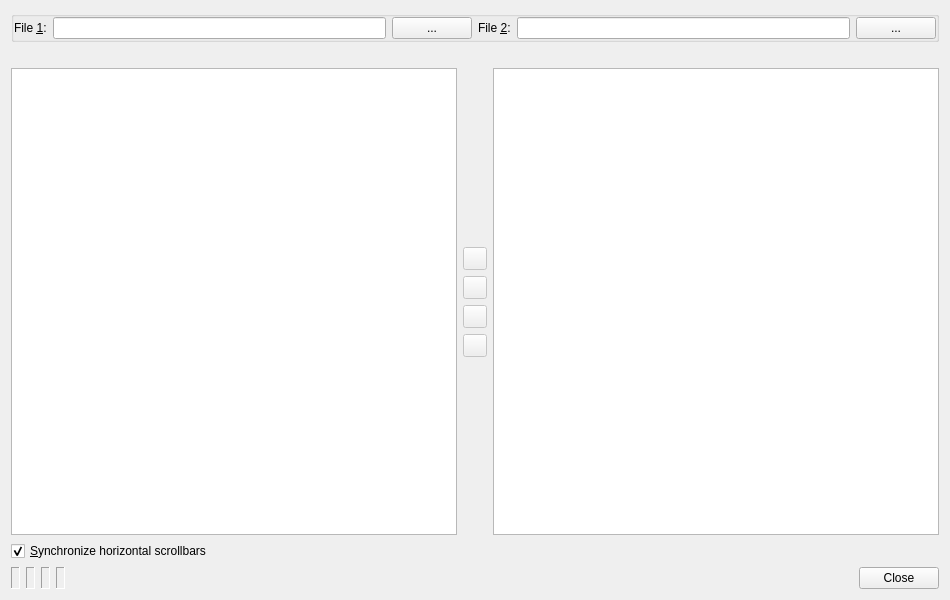
<?xml version="1.0" encoding="UTF-8"?>
<ui version="4.0">
 <class>CompareDialog</class>
 <widget class="QWidget" name="CompareDialog">
  <property name="geometry">
   <rect>
    <x>0</x>
    <y>0</y>
    <width>950</width>
    <height>600</height>
   </rect>
  </property>
  <property name="windowTitle">
   <string>File Comparison</string>
  </property>
  <layout class="QVBoxLayout" name="verticalLayout">
   <item>
    <widget class="QGroupBox" name="filesGroup">
     <property name="title">
      <string/>
     </property>
     <property name="flat">
      <bool>true</bool>
     </property>
     <layout class="QHBoxLayout" name="horizontalLayout_3">
      <property name="margin">
       <number>0</number>
      </property>
      <item>
       <widget class="QLabel" name="textLabel1">
        <property name="text">
         <string>File &amp;1:</string>
        </property>
        <property name="buddy">
         <cstring>file1Edit</cstring>
        </property>
       </widget>
      </item>
      <item>
       <widget class="QLineEdit" name="file1Edit">
        <property name="toolTip">
         <string>Enter the name of the first file</string>
        </property>
       </widget>
      </item>
      <item>
       <widget class="QPushButton" name="file1Button">
        <property name="toolTip">
         <string>Press to select the file via a file selection dialog</string>
        </property>
        <property name="text">
         <string>...</string>
        </property>
       </widget>
      </item>
      <item>
       <widget class="QLabel" name="textLabel2">
        <property name="text">
         <string>File &amp;2:</string>
        </property>
        <property name="buddy">
         <cstring>file1Edit</cstring>
        </property>
       </widget>
      </item>
      <item>
       <widget class="QLineEdit" name="file2Edit">
        <property name="toolTip">
         <string>Enter the name of the second file</string>
        </property>
       </widget>
      </item>
      <item>
       <widget class="QPushButton" name="file2Button">
        <property name="toolTip">
         <string>Press to select the file via a file selection dialog</string>
        </property>
        <property name="text">
         <string>...</string>
        </property>
       </widget>
      </item>
     </layout>
    </widget>
   </item>
   <item>
    <layout class="QGridLayout" name="gridLayout">
     <item row="0" column="0">
      <widget class="QLabel" name="file1Label">
       <property name="text">
        <string/>
       </property>
       <property name="wordWrap">
        <bool>true</bool>
       </property>
      </widget>
     </item>
     <item row="0" column="2">
      <widget class="QLabel" name="file2Label">
       <property name="text">
        <string/>
       </property>
       <property name="wordWrap">
        <bool>true</bool>
       </property>
      </widget>
     </item>
     <item row="1" column="0">
      <widget class="QTextEdit" name="contents_1">
       <property name="focusPolicy">
        <enum>Qt::NoFocus</enum>
       </property>
       <property name="lineWrapMode">
        <enum>QTextEdit::NoWrap</enum>
       </property>
       <property name="readOnly">
        <bool>true</bool>
       </property>
       <property name="tabStopWidth">
        <number>8</number>
       </property>
       <property name="acceptRichText">
        <bool>false</bool>
       </property>
      </widget>
     </item>
     <item row="1" column="1">
      <layout class="QVBoxLayout">
       <item>
        <spacer>
         <property name="orientation">
          <enum>Qt::Vertical</enum>
         </property>
         <property name="sizeHint" stdset="0">
          <size>
           <width>20</width>
           <height>101</height>
          </size>
         </property>
        </spacer>
       </item>
       <item>
        <widget class="QToolButton" name="firstButton">
         <property name="enabled">
          <bool>false</bool>
         </property>
         <property name="toolTip">
          <string>Press to move to the first difference</string>
         </property>
        </widget>
       </item>
       <item>
        <widget class="QToolButton" name="upButton">
         <property name="enabled">
          <bool>false</bool>
         </property>
         <property name="toolTip">
          <string>Press to move to the previous difference</string>
         </property>
        </widget>
       </item>
       <item>
        <widget class="QToolButton" name="downButton">
         <property name="enabled">
          <bool>false</bool>
         </property>
         <property name="toolTip">
          <string>Press to move to the next difference</string>
         </property>
        </widget>
       </item>
       <item>
        <widget class="QToolButton" name="lastButton">
         <property name="enabled">
          <bool>false</bool>
         </property>
         <property name="toolTip">
          <string>Press to move to the last difference</string>
         </property>
        </widget>
       </item>
       <item>
        <spacer>
         <property name="orientation">
          <enum>Qt::Vertical</enum>
         </property>
         <property name="sizeHint" stdset="0">
          <size>
           <width>20</width>
           <height>101</height>
          </size>
         </property>
        </spacer>
       </item>
      </layout>
     </item>
     <item row="1" column="2">
      <widget class="QTextEdit" name="contents_2">
       <property name="focusPolicy">
        <enum>Qt::NoFocus</enum>
       </property>
       <property name="lineWrapMode">
        <enum>QTextEdit::NoWrap</enum>
       </property>
       <property name="readOnly">
        <bool>true</bool>
       </property>
       <property name="tabStopWidth">
        <number>8</number>
       </property>
       <property name="acceptRichText">
        <bool>false</bool>
       </property>
      </widget>
     </item>
    </layout>
   </item>
   <item>
    <widget class="QCheckBox" name="synchronizeCheckBox">
     <property name="toolTip">
      <string>Select, if the horizontal scrollbars should be synchronized</string>
     </property>
     <property name="text">
      <string>&amp;Synchronize horizontal scrollbars</string>
     </property>
     <property name="shortcut">
      <string>Alt+S</string>
     </property>
     <property name="checked">
      <bool>true</bool>
     </property>
    </widget>
   </item>
   <item>
    <layout class="QHBoxLayout" name="horizontalLayout">
     <item>
      <widget class="QLabel" name="totalLabel">
       <property name="frameShape">
        <enum>QFrame::Panel</enum>
       </property>
       <property name="frameShadow">
        <enum>QFrame::Sunken</enum>
       </property>
      </widget>
     </item>
     <item>
      <widget class="QLabel" name="changedLabel">
       <property name="frameShape">
        <enum>QFrame::Panel</enum>
       </property>
       <property name="frameShadow">
        <enum>QFrame::Sunken</enum>
       </property>
      </widget>
     </item>
     <item>
      <widget class="QLabel" name="addedLabel">
       <property name="frameShape">
        <enum>QFrame::Panel</enum>
       </property>
       <property name="frameShadow">
        <enum>QFrame::Sunken</enum>
       </property>
      </widget>
     </item>
     <item>
      <widget class="QLabel" name="deletedLabel">
       <property name="frameShape">
        <enum>QFrame::Panel</enum>
       </property>
       <property name="frameShadow">
        <enum>QFrame::Sunken</enum>
       </property>
      </widget>
     </item>
     <item>
      <widget class="QDialogButtonBox" name="buttonBox">
       <property name="orientation">
        <enum>Qt::Horizontal</enum>
       </property>
       <property name="standardButtons">
        <set>QDialogButtonBox::Close</set>
       </property>
      </widget>
     </item>
    </layout>
   </item>
  </layout>
 </widget>
 <tabstops>
  <tabstop>file1Edit</tabstop>
  <tabstop>file1Button</tabstop>
  <tabstop>file2Edit</tabstop>
  <tabstop>file2Button</tabstop>
  <tabstop>synchronizeCheckBox</tabstop>
  <tabstop>firstButton</tabstop>
  <tabstop>upButton</tabstop>
  <tabstop>downButton</tabstop>
  <tabstop>lastButton</tabstop>
 </tabstops>
 <resources/>
 <connections>
  <connection>
   <sender>buttonBox</sender>
   <signal>rejected()</signal>
   <receiver>CompareDialog</receiver>
   <slot>close()</slot>
   <hints>
    <hint type="sourcelabel">
     <x>102</x>
     <y>580</y>
    </hint>
    <hint type="destinationlabel">
     <x>104</x>
     <y>599</y>
    </hint>
   </hints>
  </connection>
 </connections>
</ui>
